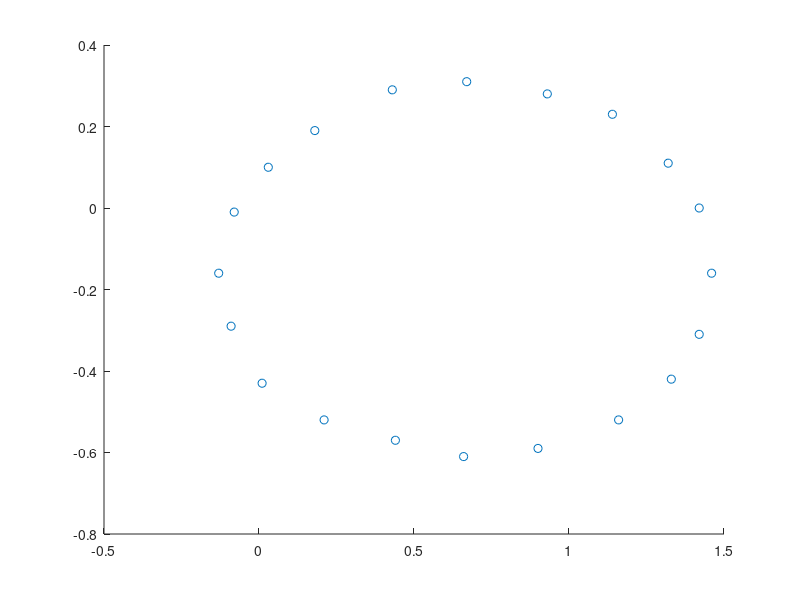

Recreate this plot in MATLAB. (Note: this script raises an error after producing the figure.)
clear, clc;

% Loading in test data
load('A1.mat')

% Extracting x and y values from test data
x = X(1, :)';
y = X(2, :)';

% Least squares array for equation: Ax^2 + By^2 + Cxy + Dx + Ey + F = 0
% Finds coefficients as matrix c
A = [x.^2 y.^2 x.*y x y];
b = ones(length(X), 1);
c = A\b;

% Initialising F as -1
F = -1;

% Ax^2 + By^2 + Cxy + Dx + Ey + F = 0
f = @(u, v) c(1)*u.^2 + c(2)*v.^2 + c(3)*u.*v + c(4)*u + c(5)*v + F;

% Plotting test data and least squares approximation onto figure(1)
figure(1);
scatter(x, y);
hold on
fimplicit(f);
hold off

% Additives for viewing purposes
grid
title('Least Square Approximation for Conic Section in a Plane');
xlabel('x')
ylabel('y')
legend('Test Data', 'Approximation');
ylim([-0.8 0.5]) 
